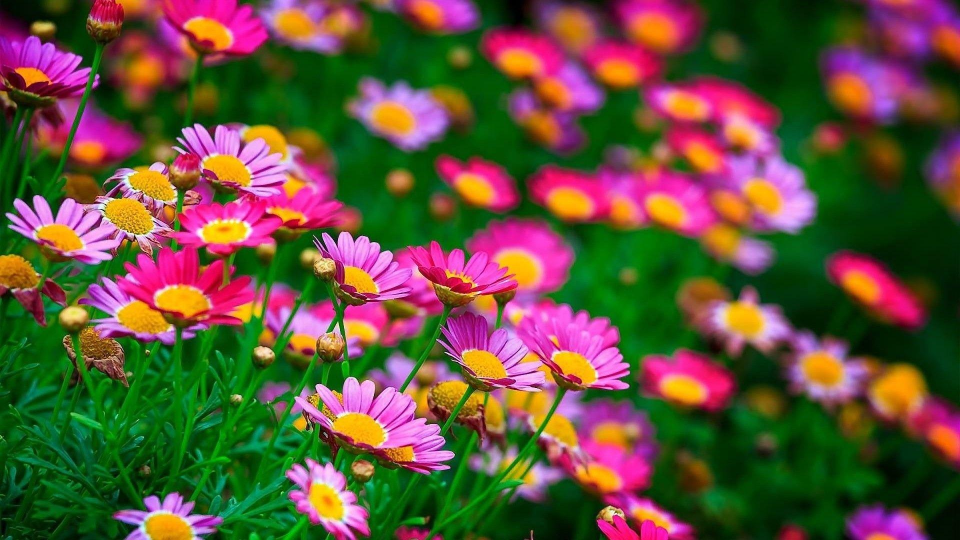
#> input picture sample.jpg, 1920 x 1080 px (shown at 1/2 size)
$ python main.py
#> lines starting #> are read from the running program, lines starting #| are printed output that depends on the picture
from PIL import Image

# Open image
image = Image.open("sample.jpg")
#> image is the input picture: PIL image 1920x1080 RGB; mean R, G, B 99.6, 81.5, 59.4

# Resize image
resized = image.resize((300, 300))
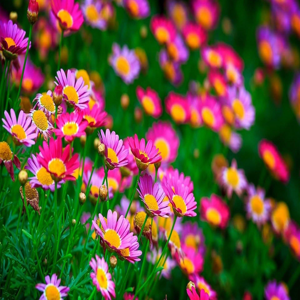
#> resized: PIL image 300x300 RGB; mean R, G, B 99.6, 81.5, 59.4
resized.save("resized.jpg")

# Convert to grayscale
gray = image.convert("L")
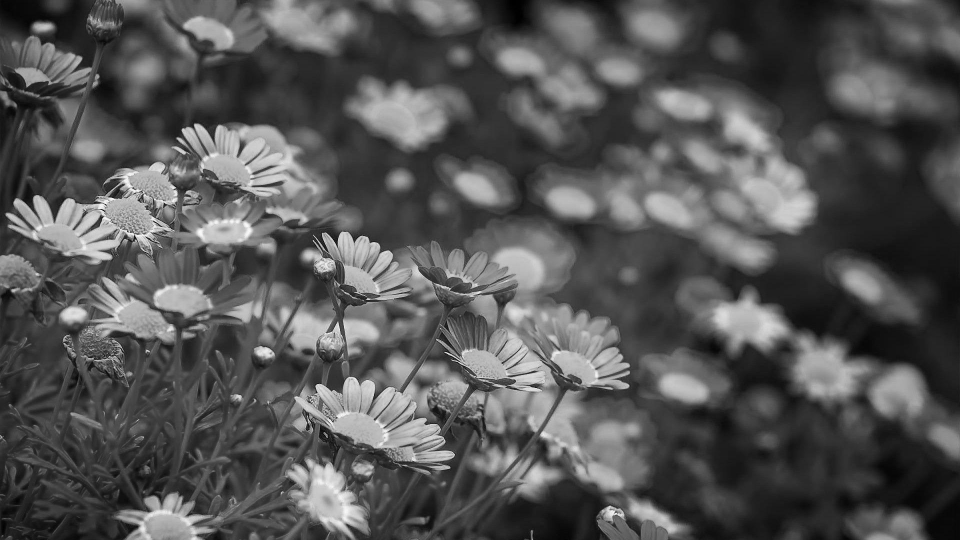
#> gray: PIL image 1920x1080 L (shown at 1/2 size); min 0, max 255, mean 84.4
gray.save("grayscale.jpg")

print("Image processed successfully!")
